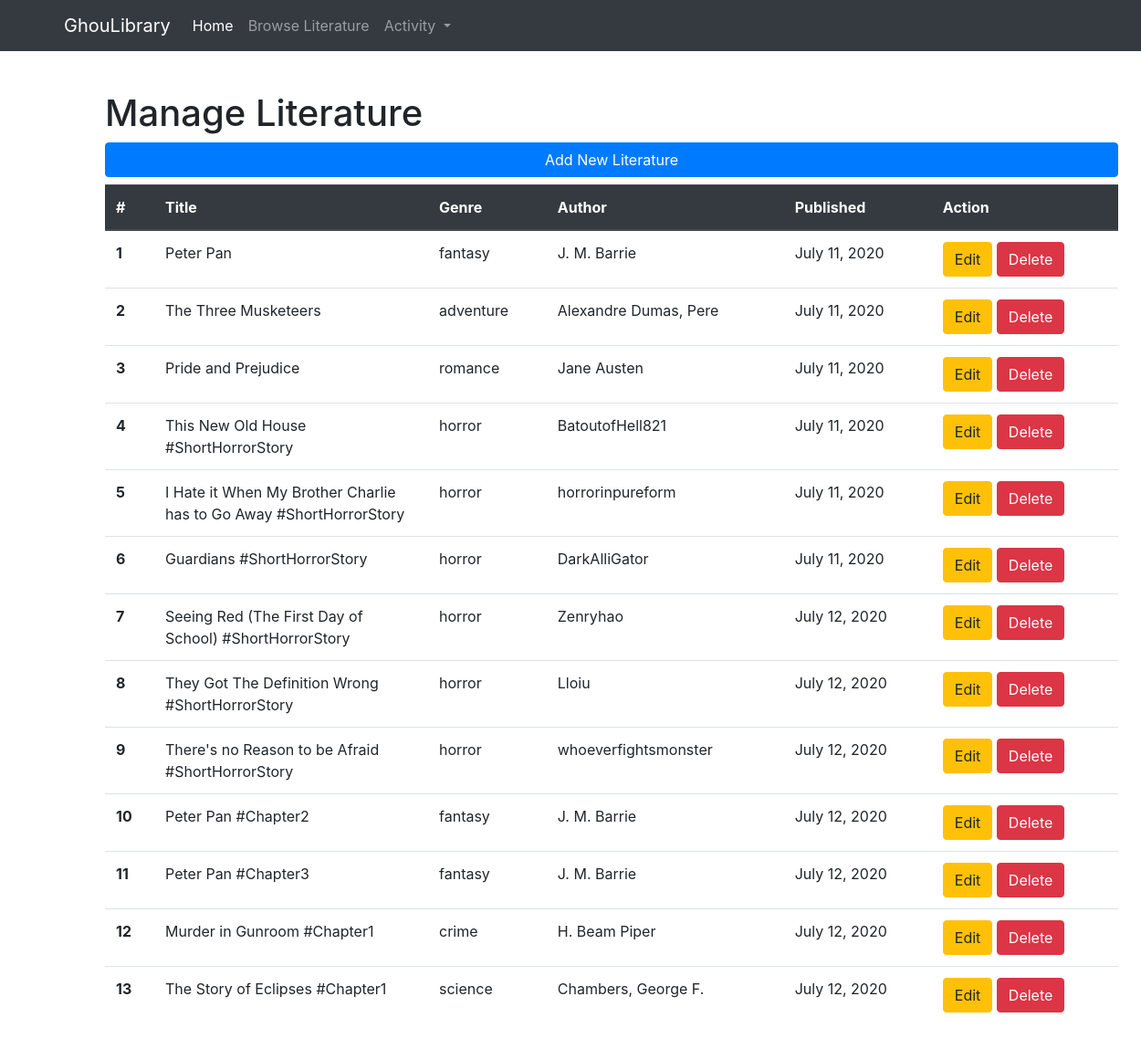
Screenshot of /books/manage/ with the database file from the repository.
### books/models.py (models this page shows, shortened)
class Books(models.Model):
	title	= models.CharField(max_length=255)
	content = models.TextField()
	genre	= models.CharField(max_length=255)
	author  = models.CharField(max_length=255)
	published = models.DateTimeField(auto_now_add=True)
	updated = models.DateTimeField(auto_now=True)
	slug	= models.SlugField(blank=True, editable=False)

### books/views.py (the view)
class BooksManageView(ListView):
	model = Books
	template_name = "books/content_manage.html"
	context_object_name = 'books_list'

### templates/books/content_manage.html (shortened to what this page needs)
{% extends "base.html" %}
{% block book_contents %}
	<h1>Manage Literature</h1>
	<a type="button" class="btn btn-primary btn-block" href="{% url 'books:add' %}">Add New Literature</a>
	<table class="table mt-2">
		<thead class="thead-dark">
			<tr>
				<th scope="col">#</th>
				<th scope="col" width="300px">Title</th>
				<th scope="col">Genre</th>
				<th scope="col">Author</th>
				<th scope="col">Published</th>
				<th scope="col">Action</th>
			</tr>
		</thead>
		<tbody>
			{% for books in books_list %}
			<tr>
				<th scope="row">{{forloop.counter}}</th>
				<td>{{books.title}}</td>
				<td>{{books.genre}}</td>
				<td>{{books.author}}</td>
				<td>{{books.published|date}}</td>
				<td>
					<a class="btn btn-warning" href="{% url 'books:update' books.id %}">Edit</a>
					<a class="btn btn-danger" href="{% url 'books:delete' books.id %}">Delete</a>
				</td>
			</tr>
			{% endfor %}
		</tbody>
	</table>
{% endblock book_contents %}

### templates/base.html (shortened to what this page needs)
{% load static %}
<!DOCTYPE html>
<html>
<head>
	{% include 'snippets/styles.html' %}
</head>
<body>
	{% include 'snippets/navbar.html' %}
	<div class="container" style="margin:100px">
		{% block book_contents %}
		{% endblock book_contents %}
	</div>
</body>
</html>

### templates/snippets/styles.html
{% load static %}
<link rel="stylesheet" type="text/css" href="{% static 'vendor/bootstrap/css/bootstrap.css'%}">

### templates/snippets/navbar.html (shortened to what this page needs)
<nav class="navbar fixed-top navbar-expand-lg navbar-dark bg-dark">
	<div class="container">
		<a class="navbar-brand" href="{% url 'home' %}">GhouLibrary</a>
		<div class="collapse navbar-collapse" id="navbarNavDropdown">
			<ul class="navbar-nav">
				<li class="nav-item active">
					<a class="nav-link" href="{% url 'home' %}">Home <span class="sr-only">(current)</span></a>
				</li>
				<li class="nav-item">
					<a class="nav-link" href="{% url 'books:list' 1 %}">Browse Literature</a>
				</li>
				<div class="nav-item dropdown">
					<a class="nav-link dropdown-toggle" href="#" id="navbarDropdownMenuLink" data-toggle="dropdown" aria-haspopup="true" aria-expanded="false">
						Activity
					</a>
				</div>
			</ul>
		</div>
	</div>
</nav>

### rows the page displays
Books: title "Peter Pan", genre "fantasy", author "J. M. Barrie", published "July 11, 2020"
Books: title "The Three Musketeers", genre "adventure", author "Alexandre Dumas, Pere", published "July 11, 2020"
Books: title "Pride and Prejudice", genre "romance", author "Jane Austen", published "July 11, 2020"
Books: title "This New Old House #ShortHorrorStory", genre "horror", author "BatoutofHell821", published "July 11, 2020"
Books: title "I Hate it When My Brother Charlie has to Go Away #ShortHorrorStory", genre "horror", author "horrorinpureform", published "July 11, 2020"
Books: title "Guardians #ShortHorrorStory", genre "horror", author "DarkAlliGator", published "July 11, 2020"
Books: title "Seeing Red (The First Day of School) #ShortHorrorStory", genre "horror", author "Zenryhao", published "July 12, 2020"
Books: title "They Got The Definition Wrong #ShortHorrorStory", genre "horror", author "Lloiu", published "July 12, 2020"
Books: title "There's no Reason to be Afraid #ShortHorrorStory", genre "horror", author "whoeverfightsmonster", published "July 12, 2020"
Books: title "Peter Pan #Chapter2", genre "fantasy", author "J. M. Barrie", published "July 12, 2020"
Books: title "Peter Pan #Chapter3", genre "fantasy", author "J. M. Barrie", published "July 12, 2020"
Books: title "Murder in Gunroom #Chapter1", genre "crime", author "H. Beam Piper", published "July 12, 2020"
Books: title "The Story of Eclipses #Chapter1", genre "science", author "Chambers, George F.", published "July 12, 2020"
